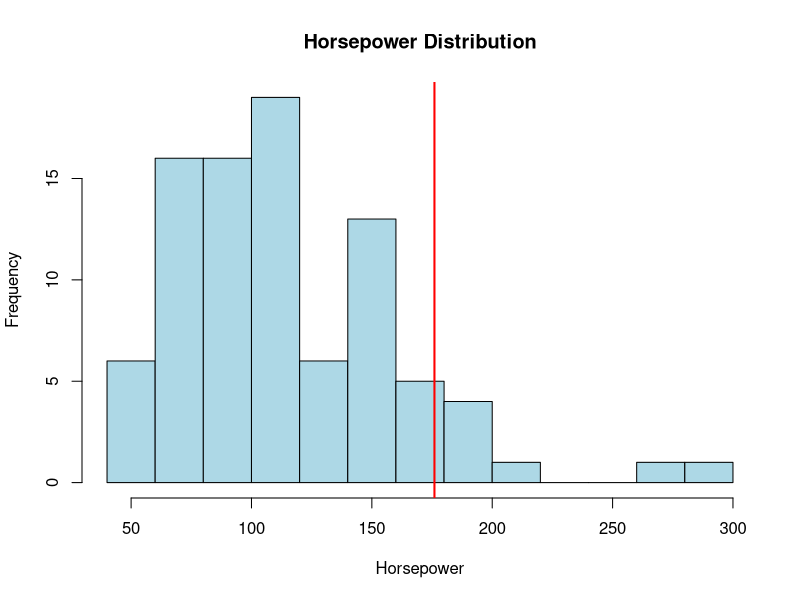
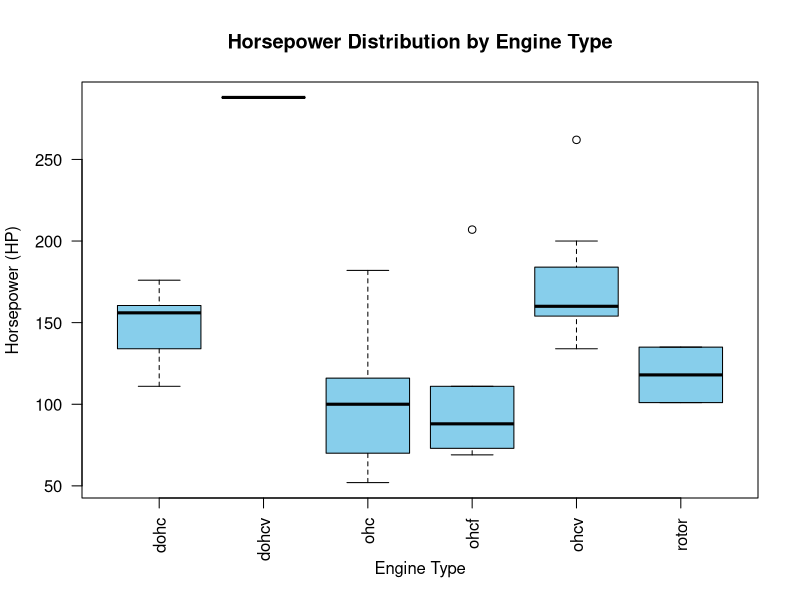
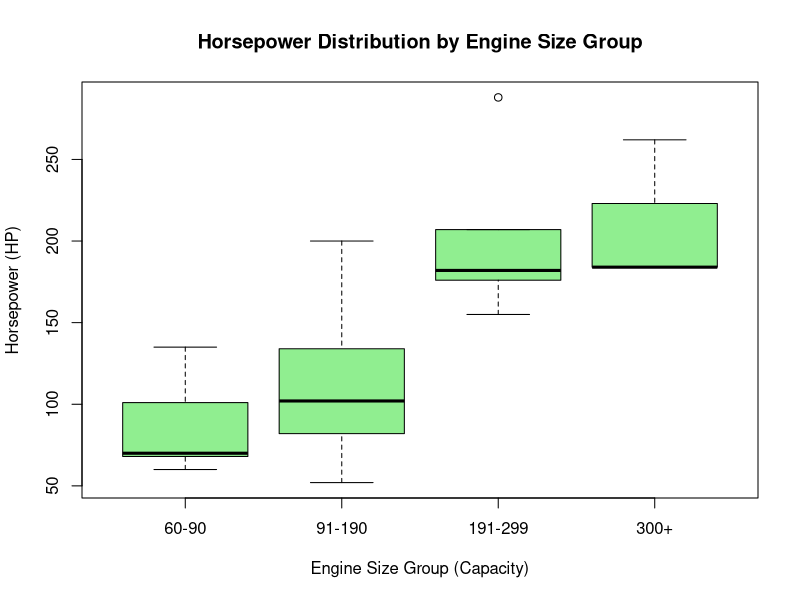
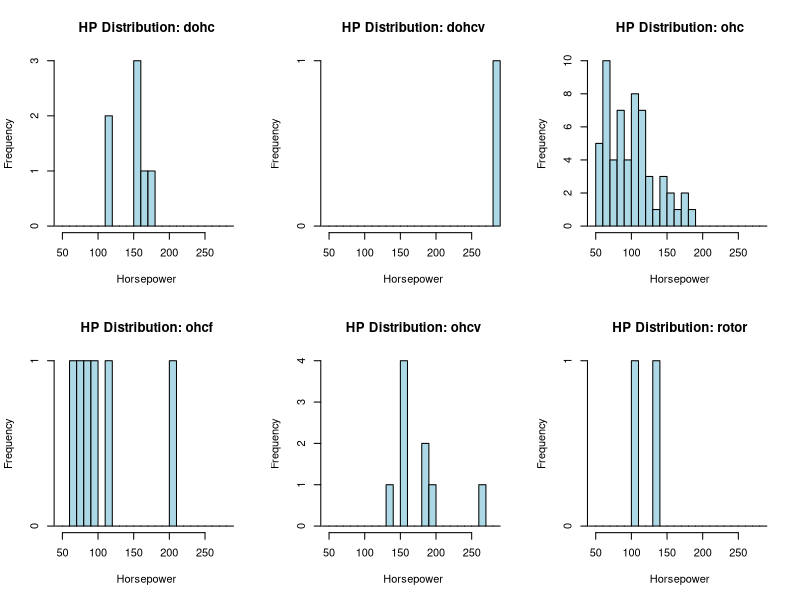
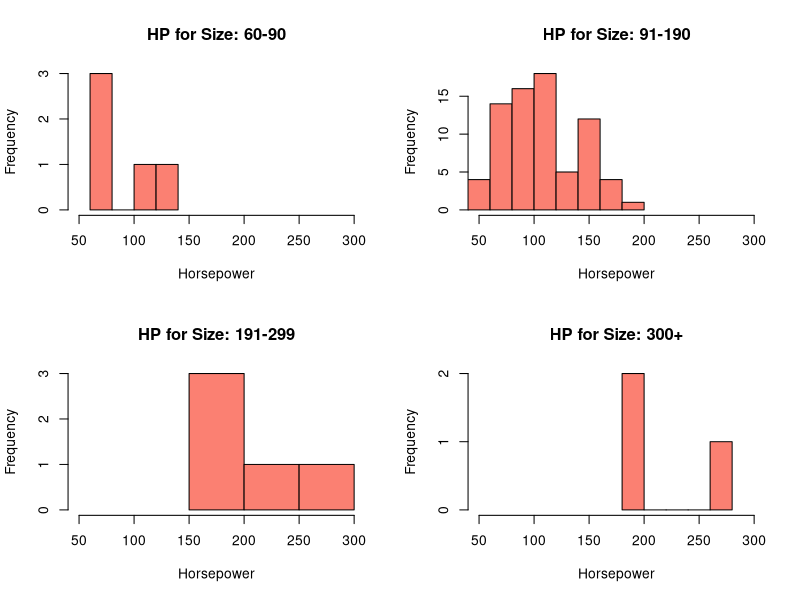
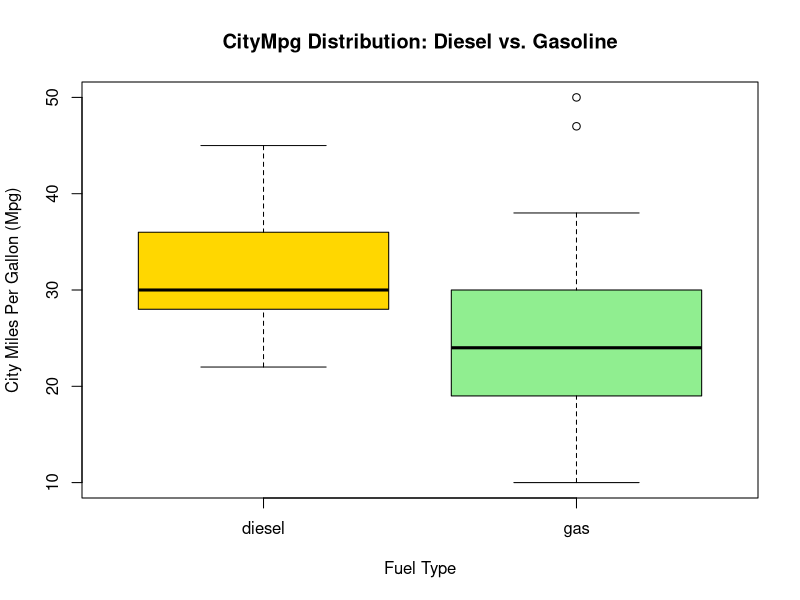
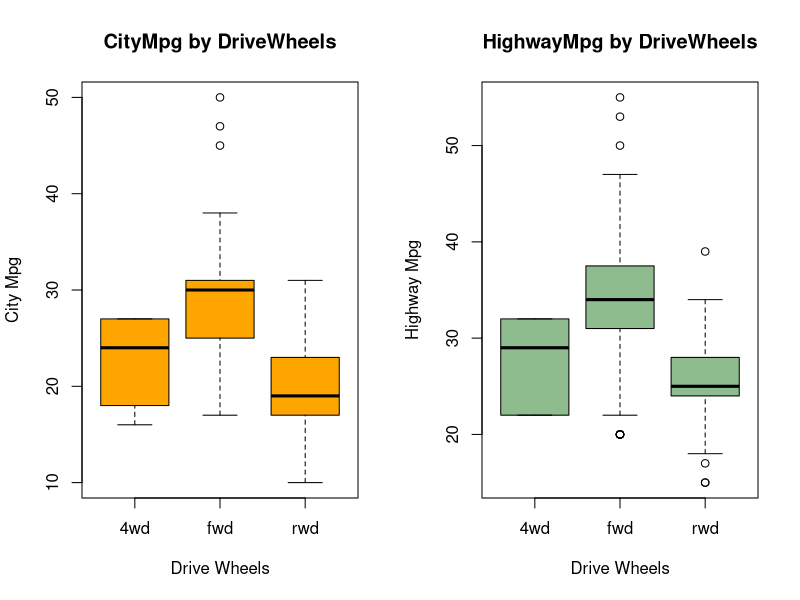

Reproduce these figures in R, in order.
## ---- chunk 1
# Load dataset
automobile_df = read.csv("Automobile.csv")
engine_df = read.csv("Engine.csv")
maintenance_df = read.csv("Maintenance.csv")
## ---- chunk 2
# inspect data structure
str(automobile_df)
str(engine_df)
str(maintenance_df)
## ---- chunk 3
# Create a function that replaces "?" with NA inside a data frame
replace_qmark = function(df) {
  
  # lapply() applies a function to every column of the data frame
  df[] = lapply(df, function(col) {  # use [] to keep data frame not return as list
    
    # Proactive programming: Convert factor to character to handle "?"
    
    # By default, when reading a csv file, R encounter a column that contain character, 
    # it often convert that character column in to factor column data type.
    
    # Do not convert numeric column into character type because if there is "?" 
    # in numeric column, that column will be character when R read.
    if (is.factor(col)) {
      col = as.character(col)
    }
    
    # Replace "?" with NA
    col[col == "?"] <- NA
    
    # Return the cleaned column
    return(col)
  })
  
  return(df)
}

# Apply the funtion to all three datasets
engine_df = replace_qmark(engine_df)
automobile_df = replace_qmark(automobile_df)
maintenance_df = replace_qmark(maintenance_df)

# check if any "?" left using sapply to loop through every column and check for the string "?"
# The as.character() to treat column as character, ensure the check works on even numeric columns

# create function to check
check_qmark = function(col){
  
  # use any() to check if there is at least one true value ("?") 
  any(as.character(col) == "?", na.rm = TRUE) 
  # na.rm = TRUE: ignore the NA values created during the cleaning
}

# Check engine dataset
engine_df_check = sapply(engine_df, check_qmark)
engine_df_check

# Check automobile dataset
automobile_df_check = sapply(automobile_df, check_qmark)
automobile_df_check

#check maintenance dataset
maintenance_df_check = sapply(maintenance_df, check_qmark)
maintenance_df_check
## ---- chunk 4
# Load original data sets that have "?"

# Count the original "?" because we want to know how many rows were affected, 
# if count NA maybe there are already NA in the dataset that is not in form of the string "?"
engine_df_ori = read.csv("Engine.csv")
automobile_df_ori = read.csv("Automobile.csv")
maintenance_df_ori = read.csv("Maintenance.csv")

# Count how many rows contain at least one "?" before cleaning
count_rows_with_qmark = function(df) {

  # apply() with MARGIN = 1 means apply across rows
  rows_with_q = apply(df, 1, function(row) {

    # Check if ANY value in the row equals "?"
    any(row == "?", na.rm = TRUE)
  })

  # Sum tells how many TRUE rows we have
  sum(rows_with_q)
}

# Count for each dataset
rows_engines = count_rows_with_qmark(engine_df_ori)
rows_auto    = count_rows_with_qmark(automobile_df_ori)
rows_maint   = count_rows_with_qmark(maintenance_df_ori)

# Total rows affected
total_rows_affected = rows_engines + rows_auto + rows_maint
total_rows_affected
## ---- chunk 5
# Convert BodyStyles to a factor
automobile_df$BodyStyles = factor(automobile_df$BodyStyles)

# Convert FuelType to a factor 
engine_df$FuelType = factor(engine_df$FuelType)

# Convert ErrorCodes to a factor
maintenance_df$ErrorCodes = factor(maintenance_df$ErrorCodes)
## ---- chunk 6
# Calculate the median horsepower
median_hp = median(engine_df$Horsepower, na.rm = TRUE)
median_hp

# Replace missing values with the median
engine_df$Horsepower[is.na(engine_df$Horsepower)] <- median_hp 
# []: select only the elements in "engine_df$Horsepower" that is TRUE with the is.na()
## ---- chunk 7
# Convert Horsepower to numeric
engine_df$Horsepower = as.numeric(engine_df$Horsepower)

# Histogram of horsepower
hist(engine_df$Horsepower,
     main = "Horsepower Distribution",
     xlab = "Horsepower",
     col = "lightblue",
     border = "black",
     breaks = 15)

# Add a vertical line for the median to show the measure of central tendency.
abline(v = median_hp, 
       col = "red", 
       lwd = 2) 
## ---- chunk 8
# 1. Have a quick look to 3 variables
# EngineType
str(engine_df$EngineType)

# HorsePower
str(engine_df$Horsepower)

# EngineSize
str(engine_df$EngineSize)

# 2. 
## ---- chunk 9
# Boxplot is the most efficient way for comparing distributions across categories.
boxplot(engine_df$Horsepower ~ engine_df$EngineType, 
        main = "Horsepower Distribution by Engine Type", 
        xlab = "Engine Type", 
        ylab = "Horsepower (HP)", 
        col = "skyblue", # 
        las = 2) # Rotate axis labels (las=2) for better readability
## ---- chunk 10
# Define the boundaries for the EngineSize bins (60-90, 91-190, 191-299, 300+).
# Inf (infinity) is used as the upper bound to capture all largest engines.
size_bins = c(60, 90, 190, 299, Inf) 
size_labels = c("60-90", "91-190", "191-299", "300+")

# Create the new categorical factor 'EngineSizeGroup' in engine_df from the numeric 
# integer factor 'EngineSize'

# Use function cut() to create bins.
engine_df$EngineSizeGroup = cut(engine_df$EngineSize, 
                          breaks = size_bins, 
                          labels = size_labels, 
                          right = TRUE) 
                          # right=TRUE means intervals include the upper boundary

# Visualize Horsepower distribution across the newly created EngineSizeGroup factor.
boxplot(engine_df$Horsepower ~ engine_df$EngineSizeGroup,
        main = "Horsepower Distribution by Engine Size Group",
        xlab = "Engine Size Group (Capacity)",
        ylab = "Horsepower (HP)",
        col = "lightgreen")
## ---- chunk 11
# Use par(mfrow) sets the plotting window to display multiple plots (2 rows, 3 columns).
par(mfrow = c(2, 3)) 

# 1. Horsepower Distribution by Engine Type (Multiple Histograms)

# split() divides the Horsepower vector into a list, where each list item is a vector of 
# HP values belonging to a specific EngineType.
hp_by_type = split(engine_df$Horsepower, engine_df$EngineType)

# Create a single, consistent set of breaks (bins) for all plots.
# Use 10 HP wide bins from the overall min to max
min_hp = min(engine_df$Horsepower, na.rm = TRUE)
max_hp = max(engine_df$Horsepower, na.rm = TRUE)

consistent_breaks = seq(floor(min_hp / 10) * 10, ceiling(max_hp / 10) * 10, by = 10)
                         
# Use sapply() to loop through the 'name' of the engine type of list created (hp_by_type).
# For each name, it runs the function inside

# Use invisible() to not return list data when use sapply to plots
invisible(sapply(names(hp_by_type), function(type) {
  hist(hp_by_type[[type]], # [[]] to access to an item and return an item not a list 
       main = paste("HP Distribution:", type),
       xlab = "Horsepower",
       ylab = "Frequency",
       col = "lightblue",
       # Use the consistent breaks for all plots
       breaks = consistent_breaks,
       # Set the X-axis limits using the overall min/max
       xlim = c(min_hp, max_hp))
}))

# 2. Horsepower Distribution by Engine Size Group (Multiple Histograms)

# Reset layout to 2 rows, 2 columns for the 4 size groups.
par(mfrow = c(2, 2)) 

hp_by_size = split(engine_df$Horsepower, engine_df$EngineSizeGroup)

# Loop through the list to plot one histogram for each Size Group.
invisible(sapply(names(hp_by_size), function(type) {
  hist(hp_by_size[[type]], # [[]] to access to an item and return an item not a list 
       main = paste("HP for Size:", type),
       xlab = "Horsepower",
       ylab = "Frequency",
       col = "#fb8072",
       xlim = c(50, 300)) # Keep consistent axis limits)
  
}))
# reset the plot layout to default (1x1) after creating multi-panel plots.
par(mfrow = c(1, 1))
## ---- chunk 12
# Merge Automobile and Engine data on 'EngineModel' using a left join (all.x = TRUE)
auto_engine_data = merge(automobile_df, engine_df, by = "EngineModel", all.x = TRUE)

# Merge the combined data with Maintenance data on 'PlateNumber'
# all.x = TRUE ensures we keep all car/engine data, even if no maintenance record exists.
all_data = merge(auto_engine_data, maintenance_df, by = "PlateNumber", all.x = TRUE)

# Ensure the required columns are in the correct format for analysis.
all_data$CityMpg = as.numeric(all_data$CityMpg)
all_data$HighwayMpg = as.numeric(all_data$HighwayMpg)
all_data$FuelType = as.factor(all_data$FuelType)
all_data$DriveWheels = as.factor(all_data$DriveWheels)
all_data$ErrorCodes = as.factor(all_data$ErrorCodes)
all_data$EngineType = as.factor(all_data$EngineType)
all_data$Troubles = as.factor(all_data$Troubles)

## ---- chunk 13
# Boxplot visualizes the central tendency and spread for comparison.
boxplot(all_data$CityMpg ~ all_data$FuelType,
        main = "CityMpg Distribution: Diesel vs. Gasoline",
        xlab = "Fuel Type",
        ylab = "City Miles Per Gallon (Mpg)",
        col = c("gold", "lightgreen"))
## ---- chunk 14
print("Sample Size (n) by Fuel Type:")
table(all_data$FuelTypes)
## ---- chunk 15
# tapply is used to quickly calculate the average CityMpg for each FuelType.
avg_mpg_by_fuel = tapply(all_data$CityMpg, all_data$FuelType, mean, na.rm = TRUE)
print("Average CityMpg by Fuel Type")
print(avg_mpg_by_fuel)

# A two-sample T-test (t.test) provides the statistical evidence 
# to determine if the difference between the two means is significant.
t_test_result = t.test(all_data$CityMpg ~ all_data$FuelType)
options(scipen = 9999) # not return e number
print("T-Test Statistical Evidence (CityMpg ~ FuelType)")
print(t_test_result)
## ---- chunk 16
# Calculate average MPG for City and Highway broken down by DriveWheels group.
avg_city_mpg_by_drive = tapply(all_data$CityMpg, all_data$DriveWheels, mean, na.rm = TRUE)
avg_hwy_mpg_by_drive = tapply(all_data$HighwayMpg, all_data$DriveWheels, mean, na.rm = TRUE)

print("Average CityMpg by DriveWheels")
print(avg_city_mpg_by_drive)
print("Average HighwayMpg by DriveWheels")
print(avg_hwy_mpg_by_drive)

# Use par(mfrow) to display both City and Highway Mpg boxplots side-by-side 
# for easy comparison.
par(mfrow = c(1, 2)) # 1 row, 2 columns

# Boxplot for CityMpg
boxplot(all_data$CityMpg ~ all_data$DriveWheels,
        main = "CityMpg by DriveWheels",
        xlab = "Drive Wheels",
        ylab = "City Mpg",
        col = "orange")

# Boxplot for HighwayMpg
boxplot(all_data$HighwayMpg ~ all_data$DriveWheels,
        main = "HighwayMpg by DriveWheels",
        xlab = "Drive Wheels",
        ylab = "Highway Mpg",
        col = "darkseagreen")

par(mfrow = c(1, 1)) # Reset plot layout
## ---- chunk 17
# Perform One-Way Analysis of Variance (ANOVA) to check if the mean MPG 
# is statistically different across the DriveWheels groups.

# ANOVA for CityMpg vs. DriveWheels
anova_city = aov(CityMpg ~ DriveWheels, data = all_data)
print("ANOVA Result for CityMpg by DriveWheels")
summary(anova_city)

# ANOVA for HighwayMpg vs. DriveWheels
anova_highway = aov(HighwayMpg ~ DriveWheels, data = all_data)
print("ANOVA Result for HighwayMpg by DriveWheels")
summary(anova_highway)
## ---- chunk 18
# Tukey's HSD test is used after a significant ANOVA result (P < 0.05) 
# to determine exactly which pairs of groups (e.g., fwd vs. 4wd) have statistically 
# different means, while controlling the family-wise error rate.

# Post-Hoc Test for CityMpg
tukey_city = TukeyHSD(anova_city)
print("Tukey's HSD Result for CityMpg ")
print(tukey_city)

# Post-Hoc Test for HighwayMpg
tukey_highway = TukeyHSD(anova_highway)
print("Tukey's HSD Result for HighwayMpg")
print(tukey_highway)
## ---- chunk 19
# 1. Filter out troubled vehicles (ErrorCodes = 1 or -1)

# Create a logical index to select rows where ErrorCodes is 1 (engine fail) 
# or -1 (other fail).
# We must use as.character() because factor comparison with numbers can be tricky in Base R.
troubled_index = (as.character(all_data$ErrorCodes) %in% c("1", "-1"))

# Filter the data and remove NA descriptions
troubled_data = all_data[troubled_index, ]
troubled_data = troubled_data[!is.na(troubled_data$Troubles), ]

# 2. Find the top 5 most common Troubles

# table() counts the frequency of each unique trouble description.
trouble_counts = table(troubled_data$Troubles)

# sort() with decreasing=TRUE arranges the counts from highest to lowest.
sorted_troubles = sort(trouble_counts, decreasing = TRUE)

# head() retrieves the first 5 elements (the top 5).
top_5_troubles = head(sorted_troubles, 5)
print("Top 5 Most Common Troubles (ErrorCodes 1 or -1)")
print(top_5_troubles)

# 3. Do the troubles differ between Engine Types?

# table() is used to create a contingency table, showing the counts 
# of each Trouble broken down by EngineType.
trouble_by_engine_type = table(troubled_data$Troubles, troubled_data$EngineType)
print("Troubles vs. Engine Type Contingency Table (Sample) ")

# Display only the counts for the Top 5 troubles for readability.
# index the rows of the full table by the names of the top_5_troubles.
print(trouble_by_engine_type[names(top_5_troubles), ])
## ---- chunk 20
# table() is the base R function for counting the occurrences of each factor level.
error_counts = table(all_data$ErrorCodes)

# Sort the counts in decreasing order to easily identify the most frequent.
sorted_errors = sort(error_counts, decreasing = TRUE)

print("Frequency of Error Codes")
# Display all counts for full analysis.
print(sorted_errors)

# Extract the name of the top element for a clear answer.
most_frequent_error = names(sorted_errors)[1]
print(paste("The most frequent error type is:", most_frequent_error))
## ---- chunk 21

# 1. Filter data for "trouble vehicles" (ErrorCodes = 1 or -1) 
# The analysis should focus only on vehicles that required intervention.
trouble_index_q4 = (as.character(all_data$ErrorCodes) %in% c("1", "-1"))
trouble_data_q4 = all_data[trouble_index_q4, ]

# Remove NAs from the key analysis columns to ensure accurate counts.
trouble_data_q4 = trouble_data_q4[!is.na(trouble_data_q4$Methods) & 
                                   !is.na(trouble_data_q4$ErrorCodes) &
                                   !is.na(trouble_data_q4$BodyStyles), ]


# Factor 1: Influence of ErrorCodes on Maintenance Methods

# Create a contingency table (cross-tabulation) of Methods by ErrorCodes.
table_error_method = table(trouble_data_q4$Methods, trouble_data_q4$ErrorCodes)
print("Maintenance Method Frequency by Error Code (1 or -1)")
print(table_error_method)


# Factor 2: Influence of BodyStyles on Maintenance Methods

# Create a contingency table of Methods by BodyStyles.
table_style_method = table(trouble_data_q4$Methods, trouble_data_q4$BodyStyles)
print("Maintenance Method Frequency by Body Style")
print(table_style_method)
## ---- chunk 22
print("modify file then push to remote repo by git command")
